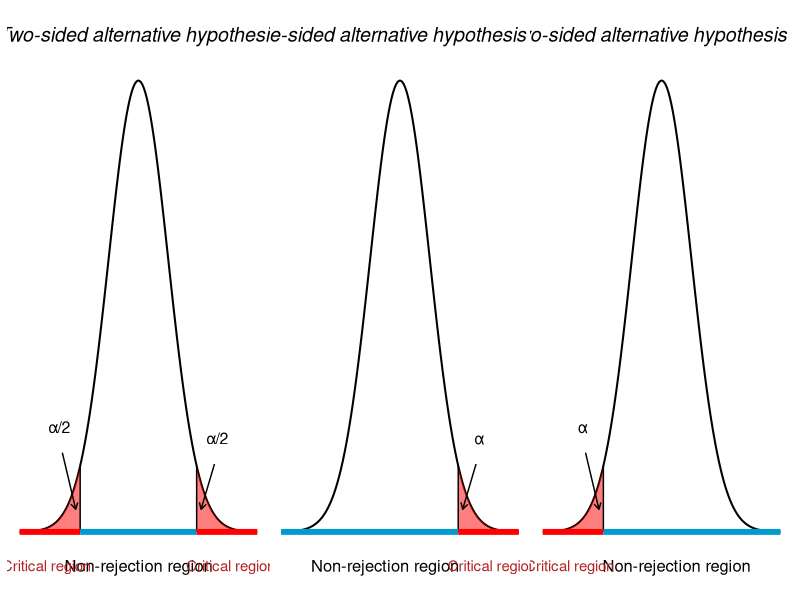
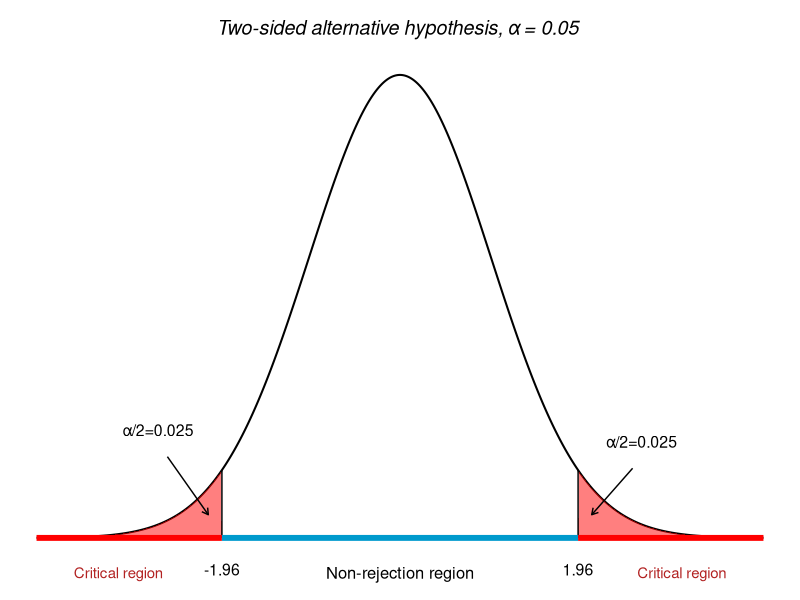
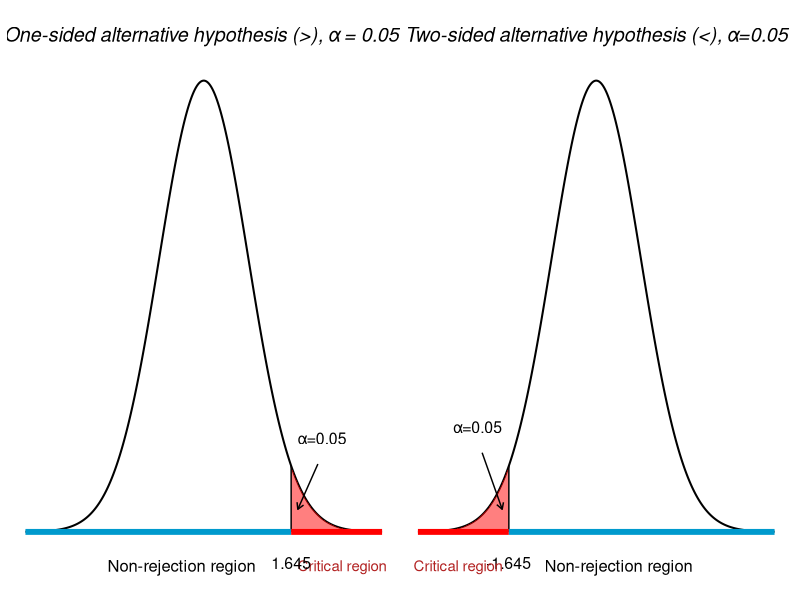

Generate these figures, in order, with R:
## ---- chunk 1
#| warning: false
#| message: false
#| fig-width: 12
#| fig-height: 3
#| fig-align: center

library(ggplot2)
library(patchwork)

# Data for standard normal curve
x_vals <- seq(-4, 4, length.out = 1000)
df <- data.frame(x = x_vals, y = dnorm(x_vals))

# Define alpha level and critical values
alpha <- 0.05
crit_val <- qnorm(1 - alpha / 2)  # ≈ ±1.96

# Data for shaded critical regions
df_left <- subset(df, x <= -crit_val)
df_right <- subset(df, x >= crit_val)

# Find y-values at critical points
y_crit <- dnorm(crit_val)

# Base plot
p1 <- ggplot(df, aes(x = x, y = y)) +
  geom_line(color = "black", linewidth = 0.7) +

  # Shade the critical regions
  geom_area(data = df_left, fill = "red", alpha = 0.5) +
  geom_area(data = df_right, fill = "red", alpha = 0.5) +

  # Vertical lines at critical values that stop at the curve
  annotate("segment", x = -crit_val, xend = -crit_val, y = 0, yend = y_crit, linetype = "solid", color = "black") +
  annotate("segment", x = crit_val, xend = crit_val, y = 0, yend = y_crit, linetype = "solid", color = "black") +

  # Horizontal colored lines for critical and acceptance regions
  annotate("segment", x = -4, xend = -crit_val, y = 0, yend = 0, color = "red", linewidth = 2) +
  annotate("segment", x = -crit_val, xend = crit_val, y = 0, yend = 0, color = "deepskyblue3", linewidth = 2) +
  annotate("segment", x = crit_val, xend = 4, y = 0, yend = 0, color = "red", linewidth = 2) +

   # Arrows pointing into tails
  annotate("segment", x = -crit_val-0.6, xend = -crit_val-0.15, y = 0.07, yend = 0.02,
           arrow = arrow(length = unit(0.18, "cm")), color = "black") +
  annotate("segment", x = crit_val + 0.6, xend = crit_val + 0.15, y = 0.06, yend = 0.02,
           arrow = arrow(length = unit(0.18, "cm")), color = "black") +

  # Annotate regions
  annotate("text", x = 0, y = 0.44, label = "Two-sided alternative hypothesis", size = 5, fontface = "italic") +
  annotate("text", x = 0, y = -0.03, label = "Non-rejection region", size = 4.2) +
  annotate("text", x = -3.1, y = -0.03, label = "Critical region", size = 3.8, color = "firebrick") +
  annotate("text", x = 3.1, y = -0.03, label = "Critical region", size = 3.8, color = "firebrick") +
  annotate("text", x = -crit_val-0.7, y = 0.1, label = "α/2", color = "black", size = 4, vjust = 1.2) +
  annotate("text", x = crit_val+0.7, y = 0.09, label = "α/2", color = "black", size = 4, vjust = 1.2) +

  # Clean theme
  labs(x = NULL, y = NULL) +
  theme_void() +
  theme(
    axis.text.y = element_blank(),
    axis.ticks = element_blank(),
    panel.grid = element_blank()
  )

#  plot
p2 <- ggplot(df, aes(x = x, y = y)) +
  geom_line(color = "black", linewidth = 0.7) +

  # Shade the critical regions
  geom_area(data = df_right, fill = "red", alpha = 0.5) +

  # Vertical  lines at critical values that stop at the curve

  annotate("segment", x = crit_val, xend = crit_val, y = 0, yend = y_crit, linetype = "solid", color = "black") +

  # Horizontal colored lines for critical and acceptance regions

  annotate("segment", x = -4, xend = crit_val, y = 0, yend = 0, color = "deepskyblue3", linewidth = 2) +
  annotate("segment", x = crit_val, xend = 4, y = 0, yend = 0, color = "red", linewidth = 2) +

   # Arrows pointing into tails
  annotate("segment", x = crit_val + 0.6, xend = crit_val + 0.15, y = 0.06, yend = 0.02,
           arrow = arrow(length = unit(0.18, "cm")), color = "black") +

  # Annotate regions
  annotate("text", x = 0, y = 0.44, label = "One-sided alternative hypothesis (>)", size = 5, fontface = "italic") +
  annotate("text", x = -0.5, y = -0.03, label = "Non-rejection region", size = 4.2) +
  annotate("text", x = 3.1, y = -0.03, label = "Critical region", size = 3.8, color = "firebrick") +
  annotate("text", x = crit_val+0.7, y = 0.09, label = "α", color = "black", size = 4, vjust = 1.2) +

  # Clean theme
  labs(x = NULL, y = NULL) +
  theme_void() +
  theme(
    axis.text.y = element_blank(),
    axis.ticks = element_blank(),
    panel.grid = element_blank()
  )

# plot

p3 <- ggplot(df, aes(x = x, y = y)) +
  geom_line(color = "black", linewidth = 0.7) +

  # Shade the critical regions
  geom_area(data = df_left, fill = "red", alpha = 0.5) +

  # Vertical lines at critical values that stop at the curve
  annotate("segment", x = -crit_val, xend = -crit_val, y = 0, yend = y_crit, linetype = "solid", color = "black") +


  # Horizontal colored lines for critical and acceptance regions
  annotate("segment", x = -4, xend = -crit_val, y = 0, yend = 0, color = "red", linewidth = 2) +
  annotate("segment", x = -crit_val, xend = 4 , y = 0, yend = 0, color = "deepskyblue3", linewidth = 2) +


   # Arrows pointing into tails
  annotate("segment", x = -crit_val-0.6, xend = -crit_val-0.15, y = 0.07, yend = 0.02,
           arrow = arrow(length = unit(0.18, "cm")), color = "black") +


  # Annotate regions
  annotate("text", x = 0, y = 0.44, label = "Two-sided alternative hypothesis (<)", size = 5, fontface = "italic") +
  annotate("text", x = 0.5, y = -0.03, label = "Non-rejection region", size = 4.2) +
  annotate("text", x = -3.1, y = -0.03, label = "Critical region", size = 3.8, color = "firebrick") +
  annotate("text", x = -crit_val-0.7, y = 0.1, label = "α", color = "black", size = 4, vjust = 1.2) +
  # Clean theme
  labs(x = NULL, y = NULL) +
  theme_void() +
  theme(
    axis.text.y = element_blank(),
    axis.ticks = element_blank(),
    panel.grid = element_blank()
  )

p1+ p2+ p3
## ---- chunk 2
#| message: false
#| warning: false
#| fig-align: center
#| fig-height: 4
#| fig-width: 9

ggplot(df, aes(x = x, y = y)) +
  geom_line(color = "black", linewidth = 0.7) +

  # Shade the critical regions
  geom_area(data = df_left, fill = "red", alpha = 0.5) +
  geom_area(data = df_right, fill = "red", alpha = 0.5) +

  # Vertical lines at critical values that stop at the curve
  annotate("segment", x = -crit_val, xend = -crit_val, y = 0, yend = y_crit, linetype = "solid", color = "black") +
  annotate("segment", x = crit_val, xend = crit_val, y = 0, yend = y_crit, linetype = "solid", color = "black") +

  # Horizontal colored lines for critical and acceptance regions
  annotate("segment", x = -4, xend = -crit_val, y = 0, yend = 0, color = "red", linewidth = 2) +
  annotate("segment", x = -crit_val, xend = crit_val, y = 0, yend = 0, color = "deepskyblue3", linewidth = 2) +
  annotate("segment", x = crit_val, xend = 4, y = 0, yend = 0, color = "red", linewidth = 2) +

   # Arrows pointing into tails
  annotate("segment", x = -crit_val-0.6, xend = -crit_val-0.15, y = 0.07, yend = 0.02,
           arrow = arrow(length = unit(0.18, "cm")), color = "black") +
  annotate("segment", x = crit_val + 0.6, xend = crit_val + 0.15, y = 0.06, yend = 0.02,
           arrow = arrow(length = unit(0.18, "cm")), color = "black") +

  # Annotate regions
  annotate("text", x = 0, y = 0.44, label = "Two-sided alternative hypothesis, α = 0.05 ", size = 5, fontface = "italic") +
  annotate("text", x = 0, y = -0.03, label = "Non-rejection region", size = 4.2) +
  annotate("text", x = -3.1, y = -0.03, label = "Critical region", size = 3.8, color = "firebrick") +
  annotate("text", x = 3.1, y = -0.03, label = "Critical region", size = 3.8, color = "firebrick") +
  annotate("text", x = -crit_val-0.7, y = 0.1, label = "α/2=0.025", color = "black", size = 4, vjust = 1.2) +
  annotate("text", x = crit_val+0.7, y = 0.09, label = "α/2=0.025", color = "black", size = 4, vjust = 1.2) +
   annotate("text", x = -crit_val, y = -0.02, label = "-1.96", color = "black", size = 4, vjust = 1.2) +
  annotate("text", x = crit_val, y = - 0.02 , label = "1.96", color = "black", size = 4, vjust = 1.2) +

  # Clean theme
  labs(x = NULL, y = NULL) +
  theme_void() +
  theme(
    axis.text.y = element_blank(),
    axis.ticks = element_blank(),
    panel.grid = element_blank()
  )


## ---- chunk 3
#| message: false
#| warning: false
#| fig-align: center
#| fig-height: 5
#| fig-width: 12
p11 <- ggplot(df, aes(x = x, y = y)) +
  geom_line(color = "black", linewidth = 0.7) +

  # Shade the critical regions
  geom_area(data = df_right, fill = "red", alpha = 0.5) +

  # Vertical  lines at critical values that stop at the curve

  annotate("segment", x = crit_val, xend = crit_val, y = 0, yend = y_crit, linetype = "solid", color = "black") +

  # Horizontal colored lines for critical and acceptance regions

  annotate("segment", x = -4, xend = crit_val, y = 0, yend = 0, color = "deepskyblue3", linewidth = 2) +
  annotate("segment", x = crit_val, xend = 4, y = 0, yend = 0, color = "red", linewidth = 2) +

   # Arrows pointing into tails
  annotate("segment", x = crit_val + 0.6, xend = crit_val + 0.15, y = 0.06, yend = 0.02,
           arrow = arrow(length = unit(0.18, "cm")), color = "black") +

  # Annotate regions
  annotate("text", x = 0, y = 0.44, label = "One-sided alternative hypothesis (>), α = 0.05 ", size = 5, fontface = "italic") +
  annotate("text", x = -0.5, y = -0.03, label = "Non-rejection region", size = 4.2) +
  annotate("text", x = 3.1, y = -0.03, label = "Critical region", size = 3.8, color = "firebrick") +
  annotate("text", x = crit_val+0.7, y = 0.09, label = "α=0.05", color = "black", size = 4, vjust = 1.2) +
  annotate("text", x = crit_val, y = - 0.02 , label = "1.645", color = "black", size = 4, vjust = 1.2) +

  # Clean theme
  labs(x = NULL, y = NULL) +
  theme_void() +
  theme(
    axis.text.y = element_blank(),
    axis.ticks = element_blank(),
    panel.grid = element_blank()
  )

p22 <-  ggplot(df, aes(x = x, y = y)) +
  geom_line(color = "black", linewidth = 0.7) +

  # Shade the critical regions
  geom_area(data = df_left, fill = "red", alpha = 0.5) +

  # Vertical lines at critical values that stop at the curve
  annotate("segment", x = -crit_val, xend = -crit_val, y = 0, yend = y_crit, linetype = "solid", color = "black") +

  # Horizontal colored lines for critical and acceptance regions
  annotate("segment", x = -4, xend = -crit_val, y = 0, yend = 0, color = "red", linewidth = 2) +
  annotate("segment", x = -crit_val, xend = 4 , y = 0, yend = 0, color = "deepskyblue3", linewidth = 2) +
   # Arrows pointing into tails
  annotate("segment", x = -crit_val-0.6, xend = -crit_val-0.15, y = 0.07, yend = 0.02,
           arrow = arrow(length = unit(0.18, "cm")), color = "black") +
  annotate("text", x = -crit_val, y = - 0.02 , label = "-1.645", color = "black", size = 4, vjust = 1.2) +
  # Annotate regions
  annotate("text", x = 0, y = 0.44, label = "Two-sided alternative hypothesis (<), α=0.05", size = 5, fontface = "italic") +
  annotate("text", x = 0.5, y = -0.03, label = "Non-rejection region", size = 4.2) +
  annotate("text", x = -3.1, y = -0.03, label = "Critical region", size = 3.8, color = "firebrick") +
  annotate("text", x = -crit_val-0.7, y = 0.1, label = "α=0.05", color = "black", size = 4, vjust = 1.2) +
  
  # Clean theme
  labs(x = NULL, y = NULL) +
  theme_void() +
  theme(
    axis.text.y = element_blank(),
    axis.ticks = element_blank(),
    panel.grid = element_blank()
  )

p11 + p22

